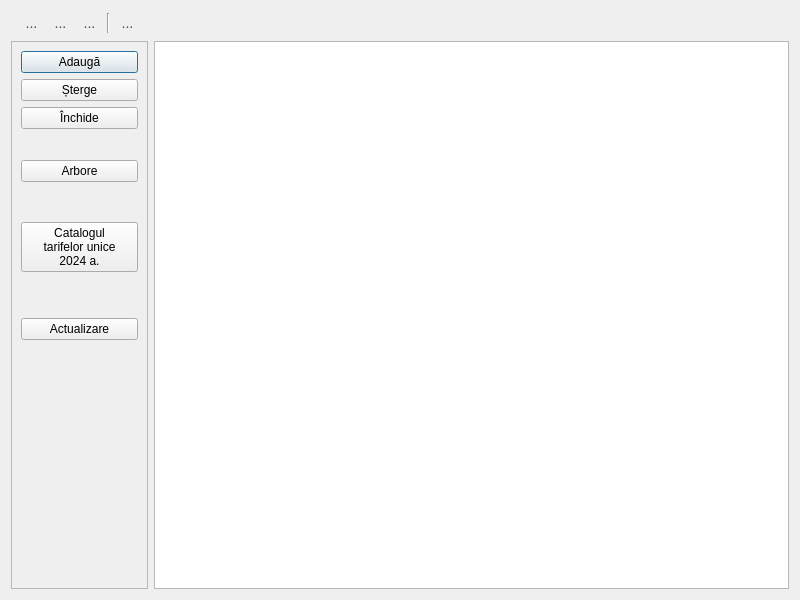
<?xml version="1.0" encoding="UTF-8"?>
<ui version="4.0">
 <class>CatForSqlTableModel</class>
 <widget class="QDialog" name="CatForSqlTableModel">
  <property name="geometry">
   <rect>
    <x>0</x>
    <y>0</y>
    <width>800</width>
    <height>600</height>
   </rect>
  </property>
  <property name="font">
   <font>
    <family>Segoe UI</family>
   </font>
  </property>
  <property name="windowTitle">
   <string>Dialog</string>
  </property>
  <layout class="QGridLayout" name="gridLayout">
   <item row="0" column="0" colspan="2">
    <widget class="QWidget" name="layoutToolBar" native="true">
     <layout class="QGridLayout" name="gridLayout_2">
      <property name="topMargin">
       <number>2</number>
      </property>
      <property name="bottomMargin">
       <number>2</number>
      </property>
      <item row="0" column="0">
       <widget class="QToolButton" name="btnBarAdd">
        <property name="styleSheet">
         <string notr="true">QToolButton {
    border: none;
    background-color: transparent;
    color: #4a4a4a;
    font-size: 14px;
}
QToolButton:hover {
    background-color: #f0f0f0;
    color: #000000;
}
QToolButton:pressed {
    background-color: #dcdcdc;
}</string>
        </property>
        <property name="text">
         <string>...</string>
        </property>
        <property name="icon">
         <iconset resource="../../resources/resource.qrc">
          <normaloff>:/img/toolBar/add.png</normaloff>:/img/toolBar/add.png</iconset>
        </property>
       </widget>
      </item>
      <item row="0" column="1">
       <widget class="QToolButton" name="btnBarEdit">
        <property name="styleSheet">
         <string notr="true">QToolButton {
    border: none;
    background-color: transparent;
    color: #4a4a4a;
    font-size: 14px;
}
QToolButton:hover {
    background-color: #f0f0f0;
    color: #000000;
}
QToolButton:pressed {
    background-color: #dcdcdc;
}</string>
        </property>
        <property name="text">
         <string>...</string>
        </property>
        <property name="icon">
         <iconset resource="../../resources/resource.qrc">
          <normaloff>:/img/toolBar/edit.png</normaloff>:/img/toolBar/edit.png</iconset>
        </property>
       </widget>
      </item>
      <item row="0" column="2">
       <widget class="QToolButton" name="btnBarDeletion">
        <property name="styleSheet">
         <string notr="true">QToolButton {
    border: none;
    background-color: transparent;
    color: #4a4a4a;
    font-size: 14px;
}
QToolButton:hover {
    background-color: #f0f0f0;
    color: #000000;
}
QToolButton:pressed {
    background-color: #dcdcdc;
}</string>
        </property>
        <property name="text">
         <string>...</string>
        </property>
        <property name="icon">
         <iconset resource="../../resources/resource.qrc">
          <normaloff>:/img/toolBar/delete.png</normaloff>:/img/toolBar/delete.png</iconset>
        </property>
       </widget>
      </item>
      <item row="0" column="3">
       <widget class="Line" name="line">
        <property name="orientation">
         <enum>Qt::Orientation::Vertical</enum>
        </property>
       </widget>
      </item>
      <item row="0" column="4">
       <widget class="QToolButton" name="btnBarUpdateTable">
        <property name="styleSheet">
         <string notr="true">QToolButton {
    border: none;
    background-color: transparent;
    color: #4a4a4a;
    font-size: 14px;
}
QToolButton:hover {
    background-color: #f0f0f0;
    color: #000000;
}
QToolButton:pressed {
    background-color: #dcdcdc;
}</string>
        </property>
        <property name="text">
         <string>...</string>
        </property>
        <property name="icon">
         <iconset resource="../../resources/resource.qrc">
          <normaloff>:/img/toolBar/update.png</normaloff>:/img/toolBar/update.png</iconset>
        </property>
       </widget>
      </item>
      <item row="0" column="5">
       <spacer name="horizontalSpacer">
        <property name="orientation">
         <enum>Qt::Orientation::Horizontal</enum>
        </property>
        <property name="sizeHint" stdset="0">
         <size>
          <width>614</width>
          <height>20</height>
         </size>
        </property>
       </spacer>
      </item>
     </layout>
    </widget>
   </item>
   <item row="1" column="0">
    <widget class="QFrame" name="frameBtn">
     <property name="frameShape">
      <enum>QFrame::Shape::StyledPanel</enum>
     </property>
     <property name="frameShadow">
      <enum>QFrame::Shadow::Raised</enum>
     </property>
     <layout class="QVBoxLayout" name="verticalLayout_2">
      <item>
       <widget class="QPushButton" name="btnAdd">
        <property name="minimumSize">
         <size>
          <width>117</width>
          <height>0</height>
         </size>
        </property>
        <property name="text">
         <string>Adaugă</string>
        </property>
        <property name="icon">
         <iconset resource="../../resources/resource.qrc">
          <normaloff>:/img/toolBar/add.png</normaloff>:/img/toolBar/add.png</iconset>
        </property>
       </widget>
      </item>
      <item>
       <widget class="QPushButton" name="btnMarkDeletion">
        <property name="minimumSize">
         <size>
          <width>117</width>
          <height>0</height>
         </size>
        </property>
        <property name="text">
         <string>Șterge</string>
        </property>
        <property name="icon">
         <iconset resource="../../resources/resource.qrc">
          <normaloff>:/img/toolBar/delete.png</normaloff>:/img/toolBar/delete.png</iconset>
        </property>
       </widget>
      </item>
      <item>
       <widget class="QPushButton" name="btnClose">
        <property name="minimumSize">
         <size>
          <width>117</width>
          <height>0</height>
         </size>
        </property>
        <property name="text">
         <string>Închide</string>
        </property>
        <property name="icon">
         <iconset resource="../../resources/resource.qrc">
          <normaloff>:/img/btns/close.png</normaloff>:/img/btns/close.png</iconset>
        </property>
       </widget>
      </item>
      <item>
       <spacer name="verticalSpacer_2">
        <property name="orientation">
         <enum>Qt::Orientation::Vertical</enum>
        </property>
        <property name="sizeType">
         <enum>QSizePolicy::Policy::Preferred</enum>
        </property>
        <property name="sizeHint" stdset="0">
         <size>
          <width>20</width>
          <height>25</height>
         </size>
        </property>
       </spacer>
      </item>
      <item>
       <widget class="QPushButton" name="btnGroupInvestigation">
        <property name="minimumSize">
         <size>
          <width>117</width>
          <height>0</height>
         </size>
        </property>
        <property name="text">
         <string>Arbore</string>
        </property>
        <property name="icon">
         <iconset resource="../../resources/resource.qrc">
          <normaloff>:/img/catalogs/tree_yellow.png</normaloff>:/img/catalogs/tree_yellow.png</iconset>
        </property>
       </widget>
      </item>
      <item>
       <spacer name="verticalSpacer_4">
        <property name="orientation">
         <enum>Qt::Orientation::Vertical</enum>
        </property>
        <property name="sizeType">
         <enum>QSizePolicy::Policy::Preferred</enum>
        </property>
        <property name="sizeHint" stdset="0">
         <size>
          <width>20</width>
          <height>34</height>
         </size>
        </property>
       </spacer>
      </item>
      <item>
       <widget class="QPushButton" name="btnCatalogCost">
        <property name="text">
         <string>Catalogul 
tarifelor unice
2024 a.</string>
        </property>
       </widget>
      </item>
      <item>
       <spacer name="verticalSpacer_3">
        <property name="orientation">
         <enum>Qt::Orientation::Vertical</enum>
        </property>
        <property name="sizeType">
         <enum>QSizePolicy::Policy::Preferred</enum>
        </property>
        <property name="sizeHint" stdset="0">
         <size>
          <width>20</width>
          <height>40</height>
         </size>
        </property>
       </spacer>
      </item>
      <item>
       <widget class="QPushButton" name="btnUpdate">
        <property name="minimumSize">
         <size>
          <width>117</width>
          <height>0</height>
         </size>
        </property>
        <property name="text">
         <string>Actualizare</string>
        </property>
        <property name="icon">
         <iconset resource="../../resources/resource.qrc">
          <normaloff>:/img/toolBar/update.png</normaloff>:/img/toolBar/update.png</iconset>
        </property>
       </widget>
      </item>
      <item>
       <spacer name="verticalSpacer">
        <property name="orientation">
         <enum>Qt::Orientation::Vertical</enum>
        </property>
        <property name="sizeHint" stdset="0">
         <size>
          <width>20</width>
          <height>40</height>
         </size>
        </property>
       </spacer>
      </item>
     </layout>
    </widget>
   </item>
   <item row="1" column="1">
    <widget class="QTableView" name="tableView"/>
   </item>
  </layout>
 </widget>
 <resources>
  <include location="../../resources/resource.qrc"/>
 </resources>
 <connections/>
</ui>
